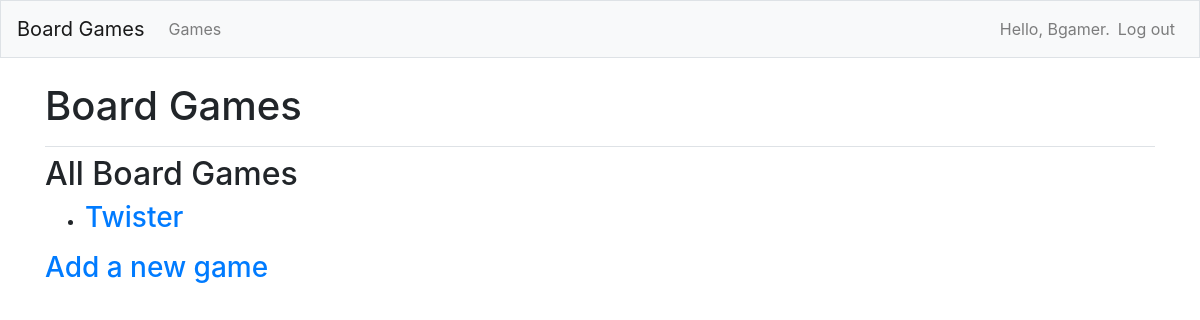
The app's page /games/ (signed in), older data.
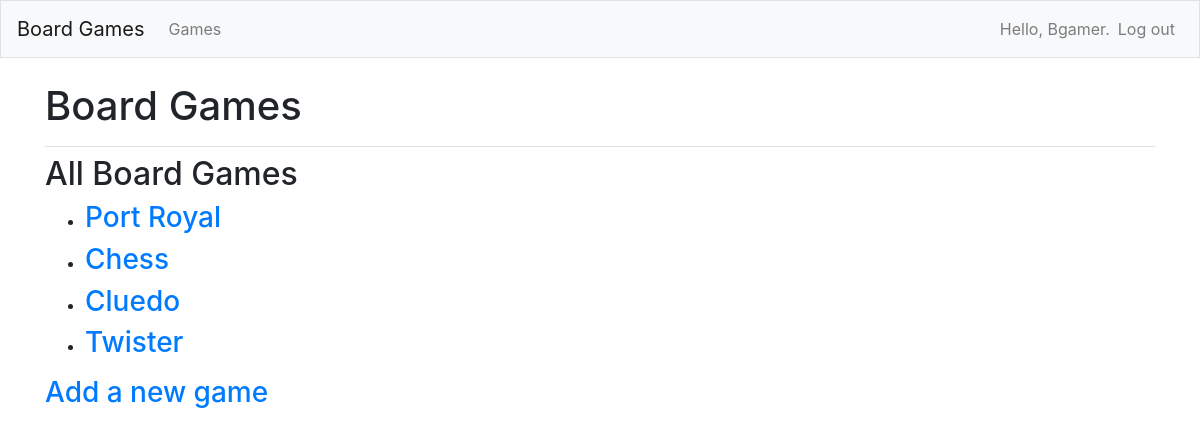
The same page, newer data.
### boardgames/models.py (models this page shows)
class Game(models.Model):
    text = models.CharField(max_length=250)
    owner = models.JSONField(default="owner")
    date_added = models.DateTimeField(auto_now_add=True)
    def __str__(self):
        return self.text

### boardgames/views.py (the view)
# urls.py: path('games/', views.games, name='games'),
@login_required
def games(request):
    games = Game.objects.order_by('-date_added')
    context = {'games': games}
    return render(request, 'boardgames/games.html', context)

### boardgames/templates/boardgames/games.html
{% extends "boardgames/base.html" %}
{% block page_header %}
  <h1>Board Games</h1>
{% endblock page_header %}
{% block content %}
<h2>All Board Games</h2>
<ul>
    {% for game in games %}
        <li><h3>
            <a href="{% url 'boardgames:game' game.id %}">{{ game }}</a>
        </h3></li>
    {% empty %}
        <li><h3>No games have been added yet.</h3></li>
    {% endfor %}
    </ul>
    <h3><a href="{% url 'boardgames:new_game' %}">Add a new game</a></h3>
{% endblock content %}

### boardgames/templates/boardgames/base.html (shortened to what this page needs)
{% load bootstrap4 %}
<!doctype html>
<html lang="en">
<head>
  {% bootstrap_css %}
</head>
<body>
    <nav class="navbar navbar-expand-md navbar-light bg-light mb-4 border">
      <a class="navbar-brand" href="{% url 'boardgames:index'%}">
          Board Games</a>
        <div class="collapse navbar-collapse" id="navbarCollapse">
            <ul class="navbar-nav mr-auto">
              <li class="nav-item">
                <a class="nav-link" href="{% url 'boardgames:games'%}">
                    Games</a></li>
            </ul>
            <ul class="navbar-nav ml-auto">
                {% if user.is_authenticated %}
                  <li class="nav-item">
                    <span class="navbar-text"}">Hello, {{ user.username }}.</span>
                  </li>
                  <li class="nav-item">
                    <a class="nav-link" href="{% url 'users:logout' %}">Log out</a>
                  </li>
                {% else %}
                  <li class="nav-item">
                    <a class="nav-link" href="{% url 'users:register' %}">Register</a>
                  </li>
                  <li class="nav-item">
                    <a class="nav-link" href="{% url 'users:login' %}">Log in</a></li>
                {% endif %}
              </ul>
            </div>
          </nav>
          <main role="main" class="container">
            <div class="pb-2 mb-2 border-bottom">
              {% block page_header %}{% endblock page_header %}
            </div>
            <div>
              {% block content %}{% endblock content %}
            </div>
          </main>
        </body>
        </html>

Row changes from the older to the newer data that the page shows:
added Game: text "Port Royal"
added Game: text "Chess"
added Game: text "Cluedo"
